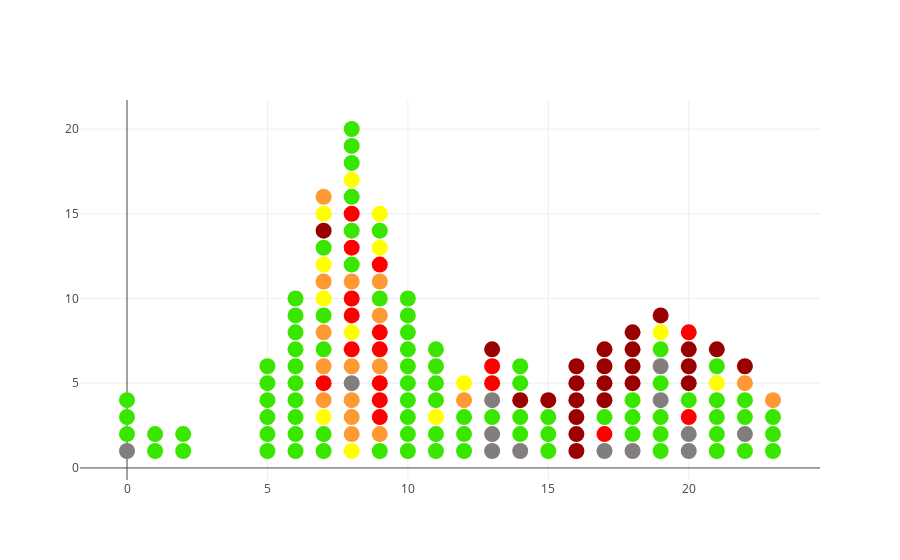

The code cell stored with this chart in its notebook:
### Code cell
trace1 = go.Scatter(
    x = test['sched_hour'],
    y = test['sequence'],
    mode='markers',
    marker=dict(
        size='16',
        color = test['severity_color'], #set color equal to a variable
    ),
    text = test['line'] + test['id']
)
data = [trace1]
plotly.offline.iplot(data)

### Figure 1 — Plotly figure (JSON) as saved in the notebook; plotly's stock layout.template omitted (floating-point values rounded to 4 significant figures; data arrays with more than 128 entries replaced by an {"elided": "..."} marker saying what was removed)
{"data": [{"marker": {"color": {"elided": "169 str values"}, "size": "16"}, "mode": "markers", "text": {"elided": "169 str values"}, "type": "scatter", "x": {"elided": "169 int values"}, "y": {"elided": "169 int values"}}], "layout": {}}
